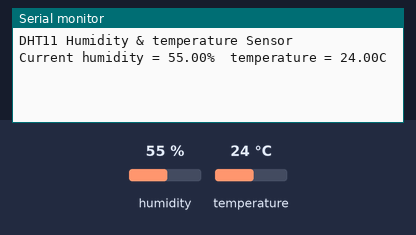
The sketch below on a simulated Arduino Mega 2560, built with avr-gcc and run on an emulated ATmega2560. Parts: the last lines printed to the serial monitor. Inputs (shaded band) come from the test bench; at power-on: humidity 55 %, temperature 24 °C.

Above: at 2.7 s.
2.8 s: humidity set to 22 %
At 7.2 s:
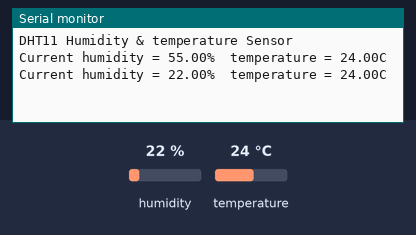
8.8 s: temperature set to 12 °C
At 13.0 s:
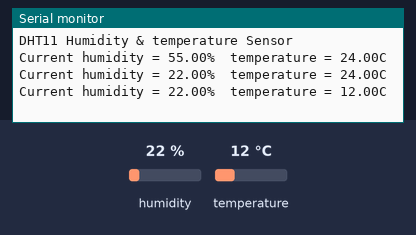
14.8 s: humidity set to 40 %
At 17.8 s:
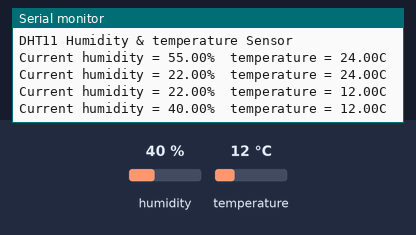
Timing chart, 0 to 19.3 s (numbered marks = the images above; inputs shaded):
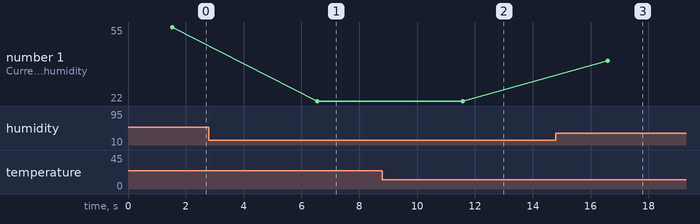

The sketch:

dht11.ino
```cpp
#include "dht.h"


#define DHTPIN 48 // Analog Pin sensor is connected to
#define DHTTYPE DHT11

DHT dht(DHTPIN, DHTTYPE, 1);

void setup(){

  Serial.begin(9600);
  delay(500);//Delay to let system boot
  Serial.println("DHT11 Humidity & temperature Sensor\n\n");
  delay(1000);//Wait before accessing Sensor

}//end "setup()"

void loop(){
  //Start of Program

//    dht.read(dht_apin);
    int chk = dht.read(DHTPIN);
    Serial.print("Current humidity = ");
    Serial.print(dht.readHumidity());
    Serial.print("%  ");
    Serial.print("temperature = ");
    Serial.print(dht.readTemperature());
    Serial.println("C  ");

    delay(5000);//Wait 5 seconds before accessing sensor again.

  //Fastest should be once every two seconds.

}// end loop(
```

Measured:
- after the input at 2.8 s, the serial monitor: prints a new line after 3.7 s (image 1)
- after the input at 8.8 s, the serial monitor: prints a new line after 2.8 s (image 2)
- after the input at 14.8 s, the serial monitor: prints a new line after 1.8 s (image 3)
- plotted number 1: 55 → 22 after the input at 2.8 s, 22 → 40 after the input at 14.8 s
